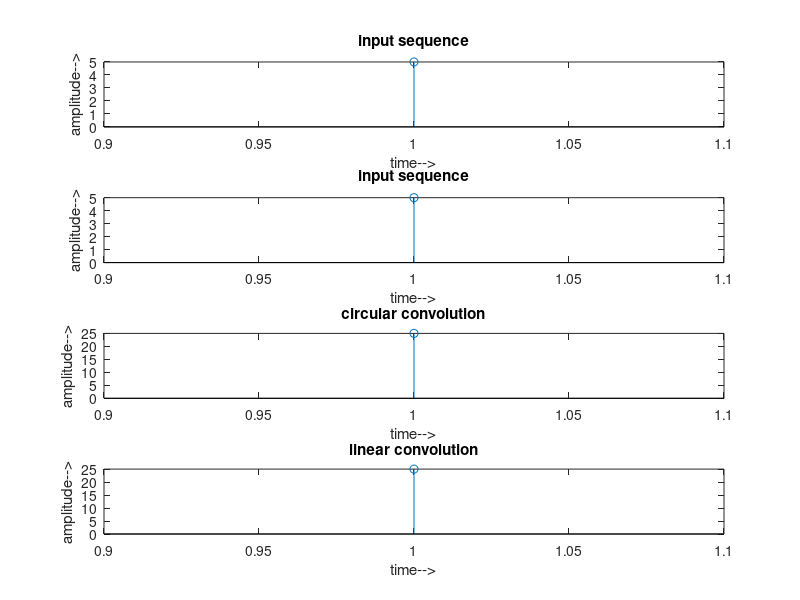

Reproduce this figure in MATLAB.
clc;
clear all;
close all;
x=input('enter the input sequence: ');
h=input('enter the other sequence: ');
l=length(x);
n=length(h);
r=max(l,n);
hnew=[h,zeros(1,(r-n))];
x1=[x,zeros(1,(r-l))];
h1=zeros(r,r);
h1(1:r,1)=hnew';
h1(1,2:r)=h1(r:-1:2,1);
for i=1:r-1
    for j=1:r-1
        h1(i+1,j+1)=h1(i,j);
        
    end
   
   
end
y=h1*x1';
y'
subplot(4,1,1)
stem(x)
xlabel('time-->');
ylabel('amplitude-->');
title('input sequence');
subplot(4,1,2)
stem(h)
xlabel('time-->');
ylabel('amplitude-->')
title('input sequence');
subplot(4,1,3)
stem((y'))
xlabel('time-->');
ylabel('amplitude-->')
title('circular convolution');
%linear conv using circular conv
m=(l+n-1);
xnew=[x,zeros(1,(m-l))];
hnew1=[h,zeros(1,(m-n))];
h1new=zeros(l+n-1,l+n-1);
h1new(1:(l+n-1),1)=hnew1';
h1new(1,2:m)=h1new(m:-1:2,1);
for i=1:m-1
    for j=1:m-1
        h1new(i+1,j+1)=h1new(i,j);
        
    end
   
   
end
ynew=h1new*xnew';
ynew'
subplot(4,1,4)
stem((ynew'))
xlabel('time-->');
ylabel('amplitude-->')
title('linear convolution');

